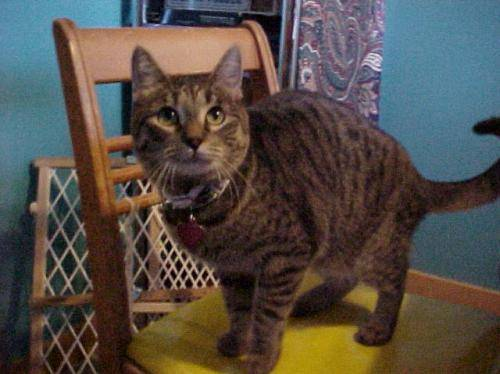
#> input picture MID/animal_dataset/cat/cats_00001.jpg, 500 x 374 px; its folder holds only this picture in this run
$ jupyter execute --allow-errors assignment01.ipynb
#> lines starting #> are read from the running program, lines starting #| are printed output that depends on the picture
[cell 1]
import os
import random
from PIL import Image
import numpy as np
import matplotlib.pyplot as plt
import cv2
from collections import Counter
from sklearn.model_selection import KFold
from sklearn.metrics import accuracy_score
import matplotlib.pyplot as plt
from sklearn.model_selection import train_test_split
from sklearn.metrics import accuracy_score

[cell 2]
def load_animal_dataset(dataset_path):
#> called with dataset_path = 'animal_dataset'
    images = []
    labels = []
    class_images = {}

    for label_name in os.listdir(dataset_path):
        class_folder = os.path.join(dataset_path, label_name)

        if not os.path.isdir(class_folder):
            continue

        class_images[label_name] = []

        for file in os.listdir(class_folder):
            img_path = os.path.join(class_folder, file)

            try:
                img = Image.open(img_path)
#> img is the input picture: PIL image 500x374 RGB; mean R, G, B 83.6, 76.6, 70.4
                img_array = np.array(img)

                images.append(img_array)
                labels.append(label_name)
                class_images[label_name].append(img_array)

            except Exception as e:
                print("Failed to load:", img_path, "Error:", e)

    print("Total images loaded:", len(images))
#| Total images loaded: 2
    return images, labels, class_images


def show_samples(class_images, samples_per_class=3):
    for class_name, img_list in class_images.items():
        print(f"\nShowing samples for: {class_name}")

        sample_imgs = random.sample(img_list, min(samples_per_class, len(img_list)))

        plt.figure(figsize=(10, 3))
        for i, img in enumerate(sample_imgs):
            plt.subplot(1, samples_per_class, i + 1)
            plt.imshow(img)
            plt.title(class_name)
            plt.axis("off")

        plt.show()

[cell 3]
images, labels, class_images = load_animal_dataset("animal_dataset")
#> images = 2 items; labels = ['cat', 'dog']; class_images = 2 items
show_samples(class_images=class_images)
#> the loop in show_samples, `for class_name, img_list in class_images.items():` made 2 passes
#| Showing samples for: cat
#| Showing samples for: dog

[cell 4]
def preprocess_images(images, labels, class_map=None, normalize=True, enhance=True):
    """
    Preprocess raw images for ML models.

    Parameters:
        images : list of np.array
            Raw images (RGB or grayscale)
        labels : list of str
            Class names
        class_map : dict, optional
            Mapping from class name to integer
        normalize : bool
            If True, scale pixels to [0,1]
        enhance : bool
            If True, apply histogram equalization for better contrast

    Returns:
        X : np.ndarray
            Preprocessed flattened images (N, 1024)
        y : np.ndarray
            Integer labels (N,)
        class_map : dict
            Mapping class name -> integer label
    """
#> called with normalize = True, enhance = True
    if class_map is None:
        classes = sorted(list(set(labels)))
#> classes = ['cat', 'dog']
        class_map = {cls: idx for idx, cls in enumerate(classes)}
#> class_map = {'cat': 0, 'dog': 1}

    X_list = []
    y_list = []

    for img, lbl in zip(images, labels):
        if len(img.shape) == 3:
            img = cv2.cvtColor(img, cv2.COLOR_RGB2GRAY)
        img_resized = cv2.resize(img, (32, 32), interpolation=cv2.INTER_AREA)

        if enhance:
            img_resized = cv2.equalizeHist(img_resized)

        img_resized = cv2.GaussianBlur(img_resized, (3, 3), 0)

        X_list.append(img_resized.flatten())

        y_list.append(class_map[lbl])
#> this loop made 2 passes
#> pass 1, in preprocess_images, `img = cv2.cvtColor(img, cv2.COLOR_RGB2GRAY)`:
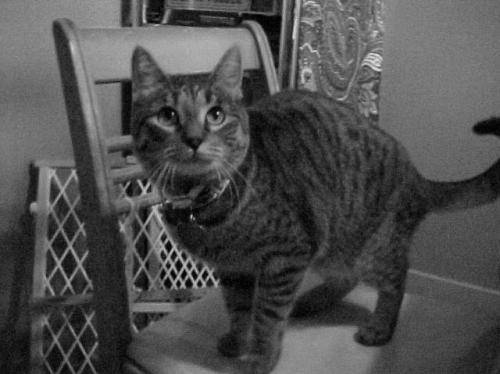
#> img: shape (374, 500); min 0, max 230, mean 78
#> pass 1, in preprocess_images, `img_resized = cv2.resize(img, (32, 32), interpolation=cv2.INTER_AREA)`:
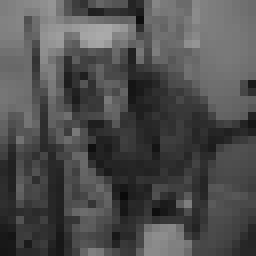
#> img_resized: shape (32, 32) (shown 8 times larger); min 10, max 170, mean 78
#> pass 1, in preprocess_images, `img_resized = cv2.equalizeHist(img_resized)`:
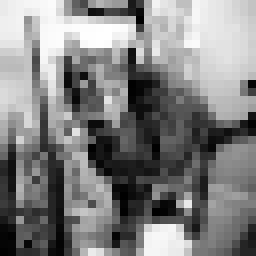
#> img_resized: shape (32, 32) (shown 8 times larger); min 0, max 255, mean 128.6
#> pass 1, in preprocess_images, `img_resized = cv2.GaussianBlur(img_resized, (3, 3), 0)`:
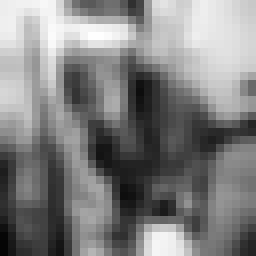
#> img_resized: shape (32, 32) (shown 8 times larger); min 5, max 254, mean 128.5
#> after the loop:
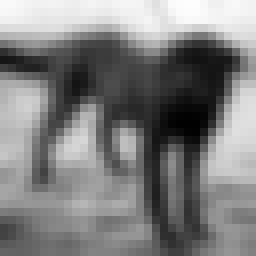
#> img_resized: shape (32, 32) (shown 8 times larger); min 1, max 253, mean 127.6
#> after the loop, X_list = 2 items; y_list = [0, 1]

    X = np.array(X_list, dtype=np.float32)
    y = np.array(y_list, dtype=np.int32)
#> y = [0, 1]

    if normalize:
        X /= 255.0

        mean = np.mean(X, axis=0)
#> mean = 1024 values, max 0.959 at index 5, min 0.104 at index 536, mean 0.502
        std = np.std(X, axis=0) + 1e-8
#> std = 1024 values, max 0.388 at index 251, min 1e-08 at index 6, mean 0.12
        X = (X - mean) / std

    return X, y, class_map

[cell 5]
X, y, class_map = preprocess_images(images, labels)
#> y = [0, 1]; class_map = {'cat': 0, 'dog': 1}

print("X shape:", X.shape)
#| X shape: (2, 1024)
print("y shape:", y.shape)
#| y shape: (2,)
print("Class map:", class_map)
#| Class map: {'cat': 0, 'dog': 1}

[cell 6]
def show_samples_of_class(X, y, class_label, samples=3, img_shape=(32,32)):
    """
    Display sample images of a single class.

    Parameters:
        X : np.ndarray
            Preprocessed images (N, 1024) or (N, H, W)
        y : np.ndarray
            Labels (N,)
        class_label : int or str
            Label of the class to show
        samples : int
            Number of images to display
        img_shape : tuple
            Shape to reshape flattened images
    """
#> called with X = array of shape (2, 1024), y = array of shape (2,), class_label = 0, samples = 3, img_shape = (32, 32)
    indices = np.where(y == class_label)[0]
#> indices = [0]
    sample_indices = random.sample(list(indices), min(samples, len(indices)))
#> sample_indices = [0]

    plt.figure(figsize=(10, 3))
    for i, idx in enumerate(sample_indices):
        img = X[idx].reshape(img_shape) if len(X.shape) == 2 else X[idx]
        plt.subplot(1, samples, i+1)
        plt.imshow(img, cmap='gray')
        plt.title(f"Label: {class_label}")
        plt.axis('off')
#> this loop made 1 pass
#> pass 1, in show_samples_of_class, `img = X[idx].reshape(img_shape) if len(X.shape) == 2 else X[idx]`:
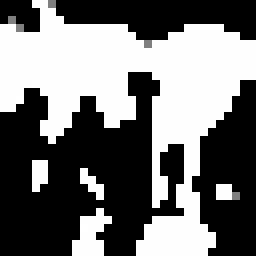
#> img: shape (32, 32) float32 (shown 8 times larger); min -1, max 1, mean -0.106; drawn with min black and max white
    plt.show()

[cell 7]
show_samples_of_class(X, y, class_label=0)
show_samples_of_class(X, y, class_label=1)
#> in show_samples_of_class (call 2), `indices = np.where(y == class_label)[0]`: indices = [1]
#> the loop in show_samples_of_class (call 2), `for i, idx in enumerate(sample_indices):` made 1 pass
#> pass 1, in show_samples_of_class (call 2), `img = X[idx].reshape(img_shape) if len(X.shape) == 2 else X[idx]`:
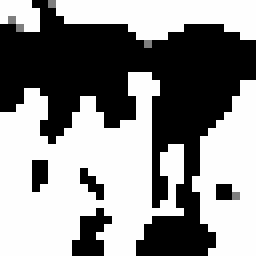
#> img: shape (32, 32) float32 (shown 8 times larger); min -1, max 1, mean 0.106; drawn with min black and max white
show_samples_of_class(X, y, class_label=2)

[cell 8]
def l1_distance(a, b):
    """Manhattan distance between two vectors"""
    return np.sum(np.abs(a - b), axis=1)

def l2_distance(a, b):
    """Euclidean distance between two vectors"""
    return np.sqrt(np.sum((a - b)**2, axis=1))

[cell 9]
# [43 lines left out: function knn_predict, not called in this run]

[cell 10]
def cross_validate_knn(X, y, k_values, distance_metric='l2', n_splits=5, weighted=True):
    """
    Perform k-fold cross-validation for k-NN.

    Parameters:
        X : np.ndarray, features
        y : np.ndarray, labels
        k_values : list of ints, different k to try
        distance_metric : 'l1' or 'l2'
        n_splits : int, number of folds
        weighted : bool, use distance-weighted voting

    Returns:
        avg_accuracies : dict, {k: avg_accuracy}
    """
#> called with X = array of shape (2, 1024), y = array of shape (2,), distance_metric = 'l1', n_splits = 5, weighted = True
    kf = KFold(n_splits=n_splits, shuffle=True, random_state=42)
    avg_accuracies = {}

    for k in k_values:
        fold_accuracies = []
        for train_idx, val_idx in kf.split(X):
            X_train, X_val = X[train_idx], X[val_idx]
            y_train, y_val = y[train_idx], y[val_idx]

            y_pred = knn_predict(X_train, y_train, X_val, k=k, distance_metric=distance_metric, weighted=weighted)
            acc = accuracy_score(y_val, y_pred)
            fold_accuracies.append(acc)

        avg_accuracies[k] = np.mean(fold_accuracies)
#> after the loop, avg_accuracies = 0 items

    return avg_accuracies
